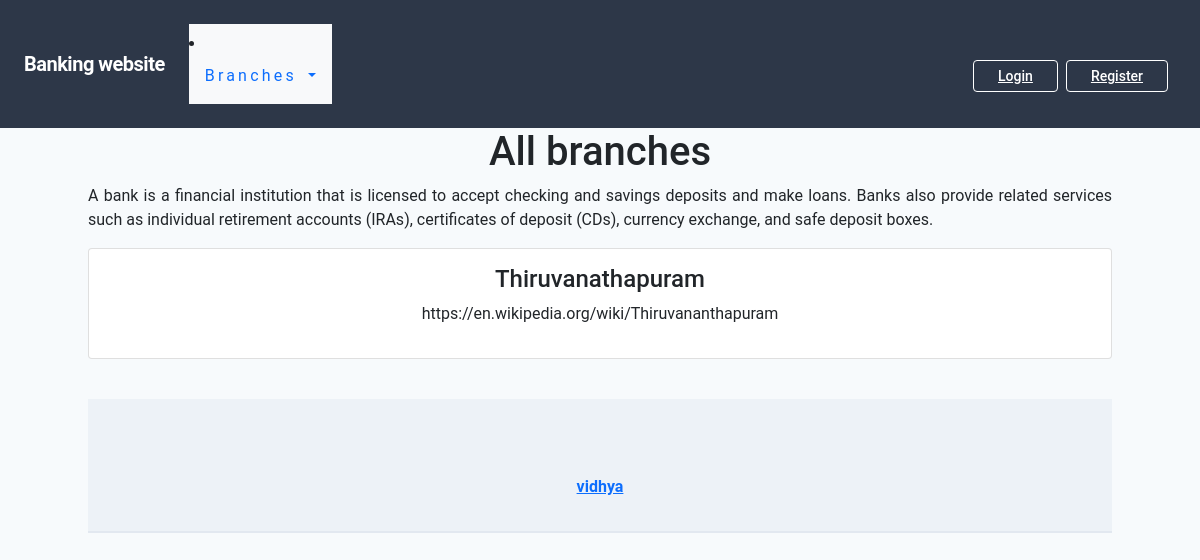
Screenshot of /accounts/thiruvanathapuram/ with the database file from the repository.
### accounts/models.py (models this page shows)
class District(models.Model):
    name=models.CharField(max_length=250,unique=True)
    slug=models.SlugField(max_length=250,unique=True)
    link=models.CharField(max_length=200, default="http://localhost:8000")
    class Meta:
        ordering =('name',)
        verbose_name='district'
        verbose_name_plural='districts'
    def get_url(self):
        return reverse('accounts:districts_by_District',args= [self.slug])
    def __str__(self):
        return '{}'.format(self.name)

### accounts/views.py (the view)
# urls.py: path("", views.allbranch, name="allbranch"),
def allbranch(request,d_slug=None):
    d_page=None
    districts_list=None
    if d_slug!=None:
        d_page=get_object_or_404(District,slug=d_slug)
        districts_list=District.objects.all().filter(name=d_page)
    else:
         districts_list=District.objects.all()
    paginator = Paginator(districts_list, 6)
    try:
         page = int(request.GET.get('page', '1'))
    except:
        page = 1
    try:
         districts = paginator.page(page)
    except  (EmptyPage, InvalidPage):
            districts= paginator.page(paginator.num_pages)
    return render(request,"accounts/user_branches.html", {'districts':districts})

### accounts/context_processors.py (called while the page is built)
def menu_links(request):
    links=District.objects.all()
    print (dict (links=links))
    return dict(links=links)

### templates/accounts/user_branches.html (shortened to what this page needs)
{% extends "core/base.html" %}
{% load static %}
{% block content %}
    {% if District %}
    <div>
    <h1 class="text-center my_title">{{district.name}}</h1>
    <p class="text-justify">{{district.link}}</p>
</div>
{% else %}
<div>
    <h1 class="text-center my_title"> All branches</h1>
    <p class="text-justify">A bank is a financial institution that is licensed to accept checking and savings deposits and make loans. Banks also provide related services such as individual retirement accounts (IRAs), certificates of deposit (CDs), currency exchange, and safe deposit boxes.</p>
</div>
{% endif %}
<div clas="container">
    <div class="row mx_auto">
        {% for District in districts.object_list %}
        <div class="my_bottom_margin col">
            <div class="card text-center" >
            <div class="card-body">
                <h4>{{District.name}}</h4>
                <p>{{District.link}}</p>
            </div>
            </div>
        </div>
    {% endfor %}
{% endblock %}

### static/css/custom.css (style rules this page uses)
body { font-family: 'Roboto', sans-serif; }

### rows the page displays
District: name "Thiruvanathapuram", link "https://en.wikipedia.org/wiki/Thiruvananthapuram"
